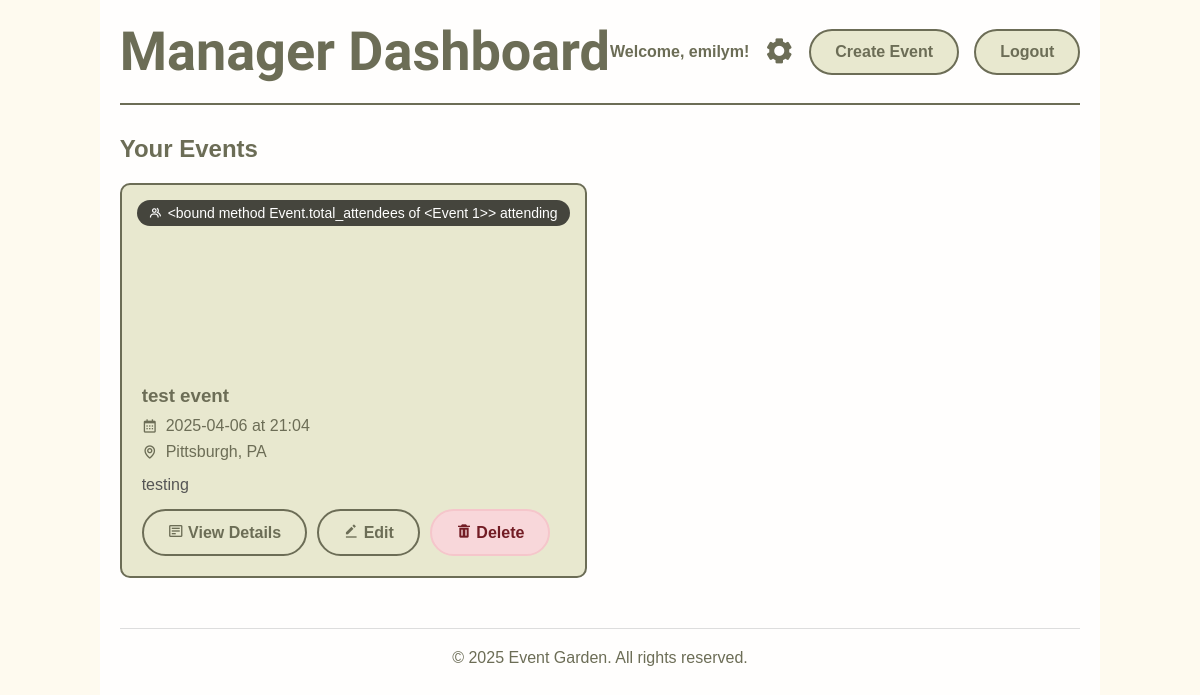
/manager_dashboard (signed in), run on an earlier commit of the app's database.
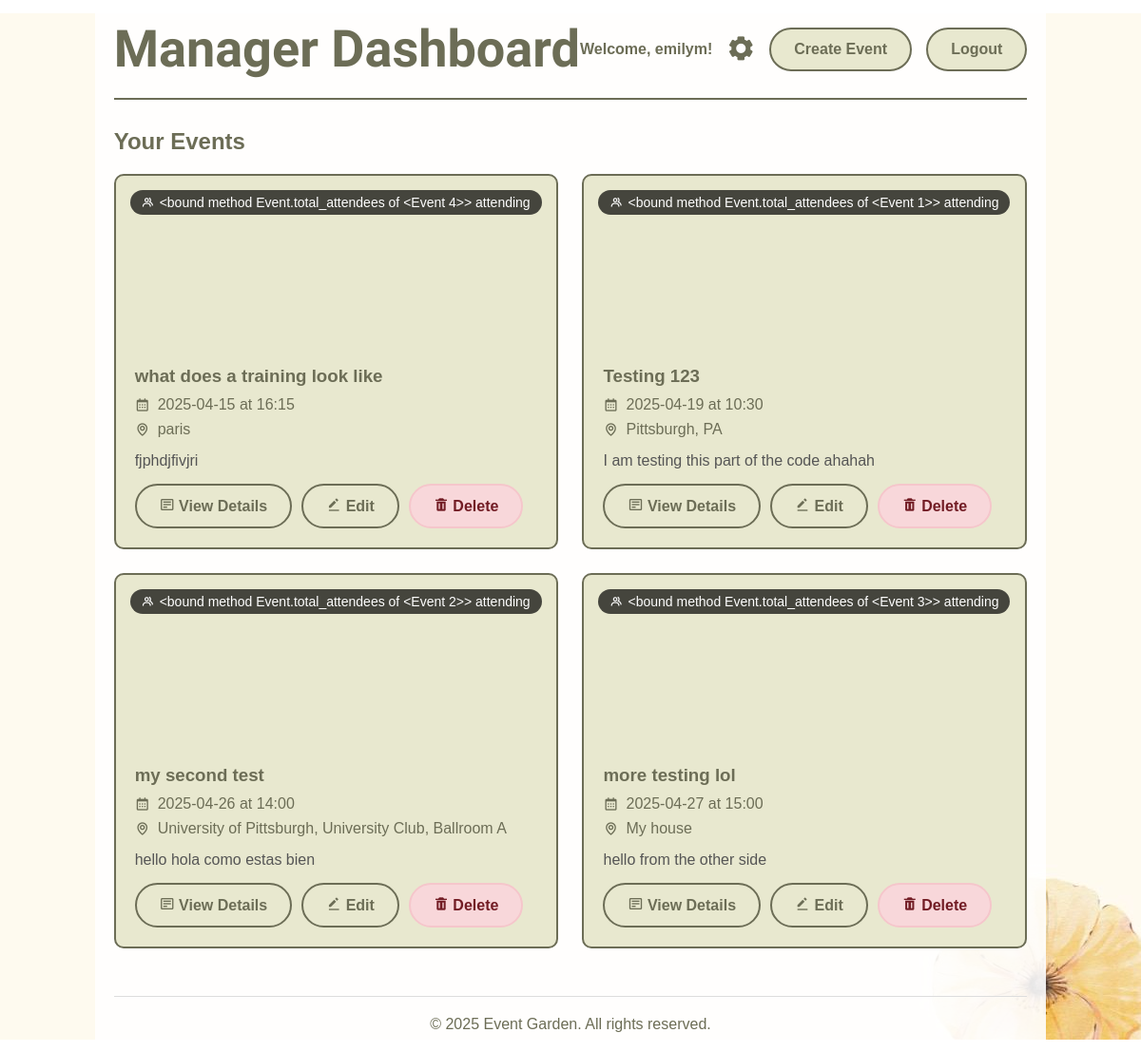
And on a later commit of the database.
### main.py (models this page shows, shortened)
class User(db.Model):
    id = db.Column(db.Integer, primary_key=True)
    username = db.Column(db.String(80), unique=True, nullable=False)
    email = db.Column(db.String(120), unique=True, nullable=False)
    password_hash = db.Column(db.String(128), nullable=False)
    role = db.Column(db.String(20), default='user')
    created_at = db.Column(db.DateTime, default=datetime.utcnow)
    registered_events = db.relationship(
        'Event',
        secondary=registrations,
        backref=db.backref('attendees', lazy='dynamic')
    )
    managed_events = db.relationship('Event', backref='manager', foreign_keys='Event.manager_id')

class Event(db.Model):
    id = db.Column(db.Integer, primary_key=True)
    title = db.Column(db.String(100), nullable=False)
    description = db.Column(db.Text, nullable=False)
    date = db.Column(db.String(20), nullable=False)
    time = db.Column(db.String(20), nullable=False)
    location = db.Column(db.String(120), nullable=False)
    manager_id = db.Column(db.Integer, db.ForeignKey('user.id'), nullable=False)
    created_at = db.Column(db.DateTime, default=datetime.utcnow)

### main.py (the view)
@app.route('/manager_dashboard')
def manager_dashboard():
    if not session.get('is_manager'):
        flash('Unauthorized access', 'danger')
        return redirect(url_for('home'))
    manager = User.query.filter_by(username=session['username']).first()
    events = Event.query.filter_by(manager_id=manager.id).order_by(Event.date.asc()).all()
    return render_template('manager_landing.html', manager_events=events)

### templates/manager_landing.html (shortened to what this page needs)
<!DOCTYPE html>
<html lang="en">
<head>
    <link rel="stylesheet" href="{{ url_for('static', filename='styles.css') }}">
    <link href='https://unpkg.com/boxicons@2.1.4/css/boxicons.min.css' rel='stylesheet'>
</head>
<body>
    <div class="dashboard-container">
        <header class="dashboard-header">
            <h1>Manager Dashboard</h1>
            <div class="user-controls">
                <span>Welcome, {{ session.username }}!</span>
                <a href="{{ url_for('usersettings') }}" title="Settings"><i class='bx bxs-cog'></i></a>
                <a href="{{ url_for('create_event') }}" class="button">Create Event</a>
                <a href="{{ url_for('logout') }}" class="button">Logout</a>
            </div>
        </header>
        <main>
            <section class="events-section">
                <h2>Your Events</h2>
                {% if manager_events %}
                <div class="events-grid">
                    {% for event in manager_events %}
                    <div class="event-card">
                        <div class="event-image" style="background-image: url('/static/default-event.jpg');">
                            <span class="attendee-badge">
                                <i class='bx bx-group'></i> {{ event.total_attendees }} attending
                            </span>
                        </div>
                        <div class="event-details">
                            <h3>{{ event.title }}</h3>
                            <p><i class='bx bx-calendar'></i> {{ event.date }} at {{ event.time }}</p>
                            <p><i class='bx bx-map'></i> {{ event.location }}</p>
                            <p class="event-description">{{ event.description[:100] }}{% if event.description|length > 100 %}...{% endif %}</p>
                            <div class="manager-actions">
                                <a href="{{ url_for('event_details', event_id=event.id) }}" class="button">
                                    <i class='bx bx-detail'></i> View Details
                                </a>
                                <a href="{{ url_for('edit_event', event_id=event.id) }}" class="button">
                                    <i class='bx bxs-edit-alt'></i> Edit
                                </a>
                                <form method="POST" action="{{ url_for('delete_event', event_id=event.id) }}"
                                      onsubmit="return confirm('Are you sure you want to delete this event?');">
                                    <button type="submit" class="button danger">
                                        <i class='bx bxs-trash'></i> Delete
                                    </button>
                                </form>
                            </div>
                        </div>
                    </div>
                    {% endfor %}
                </div>
                {% else %}
                <div class="no-events">
                    <p>You haven't created any events yet.</p>
                    <a href="{{ url_for('create_event') }}" class="button">Create Your First Event</a>
                </div>
                {% endif %}
            </section>
        </main>
        <footer>
            <p>&copy; 2025 Event Garden. All rights reserved.</p>
        </footer>
    </div>
</body>
</html>

### static/styles.css (style rules this page uses)
* { margin: 0; padding: 0; font-family: "Winky Sans", sans-serif; box-sizing: border-box; }
body { background-size: cover; color: #6c6d56; min-height: 100vh; display:flex; justify-content:center; align-items:center; min-height: 100vh; background: url("floralBackground.jpg") no-repeat; background-position:center; }
h1, h2, h3 { color: #6c6d56; }
.button { display: inline-block; padding: 12px 24px; background: #e8e8cf; border: 2px solid #6c6d56; border-radius: 30px; cursor: pointer; font-size: 16px; font-weight: 600; color: #6c6d56; text-align: center; transition: all 0.3s ease; text-decoration: none; }
.danger { background-color: #f8d7da; color: #721c24; border-color: #f5c6cb; }
.user-controls i { font-size: 30px; color: #6c6d56; }
.dashboard-container { max-width: 90%; min-width:55%; margin: 0 auto; padding: 20px; background-color: rgba(255, 255, 255, 0.9); min-height: 100vh; }
.dashboard-header { display: flex; justify-content: space-between; align-items: center; margin-bottom: 30px; padding-bottom: 20px; border-bottom: 2px solid #6c6d56; }
.dashboard-header h1 { font-size:54px; font-family: "Charm", cursive; }
.user-controls { display: flex; gap: 15px; align-items: center; }
.user-controls span { font-weight: 600; color: #6c6d56; }
.events-section { margin-bottom: 40px; }
.events-section h2 { margin-bottom: 20px; color: #6c6d56; }
.events-grid { display: grid; grid-template-columns: repeat(auto-fill, minmax(350px, 1fr)); gap: 25px; }
.event-card { background: #e8e8cf; border-radius: 10px; overflow: hidden; border: 2px solid #6c6d56; transition: transform 0.3s ease; }
.event-image { height: 180px; background-size: cover; background-position: center; }
.event-details { padding: 20px; }
.event-details h3 { margin-bottom: 10px; color: #6c6d56; }
.event-details p { margin: 8px 0; display: flex; align-items: center; gap: 8px; }
.event-description { margin: 15px 0 !important; color: #555; }
footer { text-align: center; margin-top: 50px; padding-top: 20px; border-top: 1px solid #ddd; }

### templates/manager_landing.html (style rules this page uses)
.event-card { position: relative; transition: transform 0.3s ease; }
.attendee-badge { position: absolute; top: 15px; left: 15px; background: rgba(0,0,0,0.7); color: white; padding: 5px 12px; border-radius: 20px; font-size: 14px; display: flex; align-items: center; gap: 5px; z-index: 2; }
.manager-actions { display: flex; gap: 10px; margin-top: 15px; flex-wrap: wrap; }

What changed in the data, as far as the page shows it:
added Event: total_attendees "<bound method Event.total_attendees of <Event 4>>", title "what does a training look like", date "2025-04-15", time "16:15", location "paris", description "fjphdjfivjri"
changed Event "Pittsburgh, PA": title "test event" → "Testing 123"; date "2025-04-06" → "2025-04-19"; time "21:04" → "10:30"; description "testing" → "I am testing this part of the code ahahah"
added Event: total_attendees "<bound method Event.total_attendees of <Event 2>>", title "my second test", date "2025-04-26", time "14:00", location "University of Pittsburgh, University Club, Ballroom A", description "hello hola como estas bien"
added Event: total_attendees "<bound method Event.total_attendees of <Event 3>>", title "more testing lol", date "2025-04-27", time "15:00", location "My house", description "hello from the other side"
